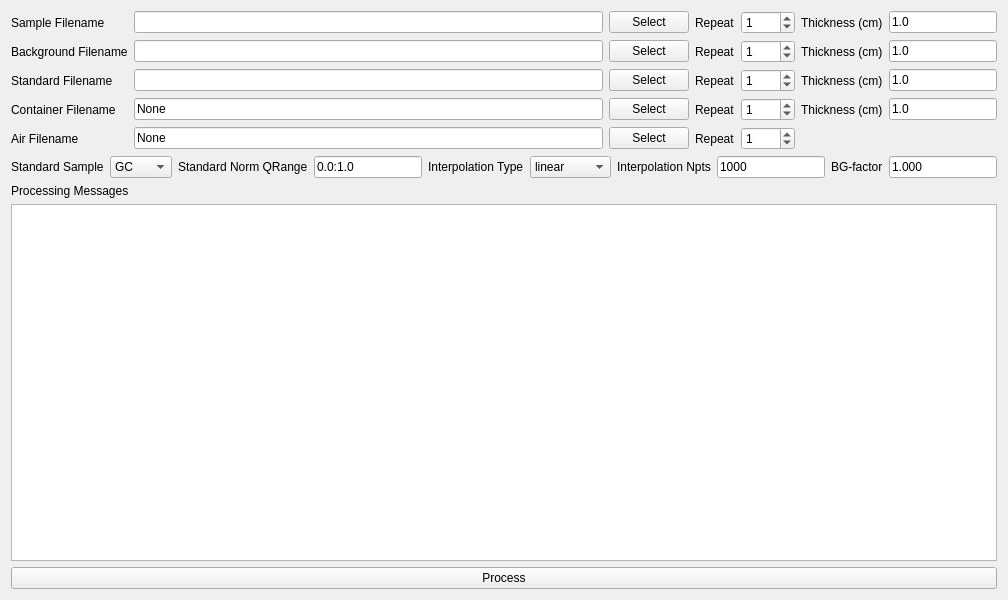
<?xml version="1.0" encoding="UTF-8"?>
<ui version="4.0">
 <class>Form</class>
 <widget class="QWidget" name="Form">
  <property name="geometry">
   <rect>
    <x>0</x>
    <y>0</y>
    <width>990</width>
    <height>600</height>
   </rect>
  </property>
  <property name="windowTitle">
   <string>Form</string>
  </property>
  <layout class="QHBoxLayout" name="horizontalLayout_2">
   <item>
    <layout class="QVBoxLayout" name="verticalLayout">
     <item>
      <layout class="QGridLayout" name="gridLayout">
       <item row="0" column="5">
        <widget class="QLabel" name="sampleThicknessLabel">
         <property name="text">
          <string>Thickness (cm)</string>
         </property>
        </widget>
       </item>
       <item row="0" column="3">
        <widget class="QLabel" name="sampleRepeatLabel">
         <property name="text">
          <string>Repeat</string>
         </property>
        </widget>
       </item>
       <item row="3" column="4">
        <widget class="QSpinBox" name="containerRepeatSpinBox">
         <property name="maximum">
          <number>1000</number>
         </property>
         <property name="value">
          <number>1</number>
         </property>
        </widget>
       </item>
       <item row="2" column="4">
        <widget class="QSpinBox" name="standardRepeatSpinBox">
         <property name="maximum">
          <number>1000</number>
         </property>
         <property name="value">
          <number>1</number>
         </property>
        </widget>
       </item>
       <item row="0" column="4">
        <widget class="QSpinBox" name="sampleRepeatSpinBox">
         <property name="maximum">
          <number>1000</number>
         </property>
         <property name="value">
          <number>1</number>
         </property>
        </widget>
       </item>
       <item row="0" column="0">
        <widget class="QLabel" name="sampleFnameLabel">
         <property name="text">
          <string>Sample Filename</string>
         </property>
        </widget>
       </item>
       <item row="1" column="2">
        <widget class="QPushButton" name="bkgFnamePushButton">
         <property name="text">
          <string>Select</string>
         </property>
        </widget>
       </item>
       <item row="2" column="0">
        <widget class="QLabel" name="standardFnameLabel">
         <property name="text">
          <string>Standard Filename</string>
         </property>
        </widget>
       </item>
       <item row="3" column="1">
        <widget class="QLineEdit" name="containerFnameLineEdit">
         <property name="text">
          <string>None</string>
         </property>
        </widget>
       </item>
       <item row="1" column="1">
        <widget class="QLineEdit" name="bkgFnameLineEdit"/>
       </item>
       <item row="2" column="1">
        <widget class="QLineEdit" name="standardFnameLineEdit"/>
       </item>
       <item row="1" column="0">
        <widget class="QLabel" name="bkgFnameLabel">
         <property name="text">
          <string>Background Filename</string>
         </property>
        </widget>
       </item>
       <item row="4" column="2">
        <widget class="QPushButton" name="airFnamePushButton">
         <property name="text">
          <string>Select</string>
         </property>
        </widget>
       </item>
       <item row="3" column="0">
        <widget class="QLabel" name="containerFnameLabel">
         <property name="text">
          <string>Container Filename</string>
         </property>
        </widget>
       </item>
       <item row="0" column="1">
        <widget class="QLineEdit" name="sampleFnameLineEdit"/>
       </item>
       <item row="3" column="2">
        <widget class="QPushButton" name="containerFnamePushButton">
         <property name="text">
          <string>Select</string>
         </property>
        </widget>
       </item>
       <item row="0" column="2">
        <widget class="QPushButton" name="sampleFnamePushButton">
         <property name="text">
          <string>Select</string>
         </property>
        </widget>
       </item>
       <item row="4" column="1">
        <widget class="QLineEdit" name="airFnameLineEdit">
         <property name="text">
          <string>None</string>
         </property>
        </widget>
       </item>
       <item row="2" column="2">
        <widget class="QPushButton" name="standardFnamePushButton">
         <property name="text">
          <string>Select</string>
         </property>
        </widget>
       </item>
       <item row="4" column="0">
        <widget class="QLabel" name="airFnameLabel">
         <property name="text">
          <string>Air Filename</string>
         </property>
        </widget>
       </item>
       <item row="3" column="3">
        <widget class="QLabel" name="containerRepeatLabel">
         <property name="text">
          <string>Repeat</string>
         </property>
        </widget>
       </item>
       <item row="4" column="3">
        <widget class="QLabel" name="airRepeatLabel">
         <property name="text">
          <string>Repeat</string>
         </property>
        </widget>
       </item>
       <item row="2" column="3">
        <widget class="QLabel" name="standardRepeatLabel">
         <property name="text">
          <string>Repeat</string>
         </property>
        </widget>
       </item>
       <item row="1" column="3">
        <widget class="QLabel" name="bkgRepeatLabel">
         <property name="text">
          <string>Repeat</string>
         </property>
        </widget>
       </item>
       <item row="1" column="4">
        <widget class="QSpinBox" name="bkgRepeatSpinBox">
         <property name="maximum">
          <number>1000</number>
         </property>
         <property name="value">
          <number>1</number>
         </property>
        </widget>
       </item>
       <item row="4" column="4">
        <widget class="QSpinBox" name="airRepeatSpinBox">
         <property name="maximum">
          <number>1000</number>
         </property>
         <property name="value">
          <number>1</number>
         </property>
        </widget>
       </item>
       <item row="0" column="6">
        <widget class="QLineEdit" name="sampleThicknessLineEdit">
         <property name="sizePolicy">
          <sizepolicy hsizetype="Fixed" vsizetype="Fixed">
           <horstretch>0</horstretch>
           <verstretch>0</verstretch>
          </sizepolicy>
         </property>
         <property name="text">
          <string>1.0</string>
         </property>
        </widget>
       </item>
       <item row="1" column="5">
        <widget class="QLabel" name="bkgThicknessLabel">
         <property name="text">
          <string>Thickness (cm)</string>
         </property>
        </widget>
       </item>
       <item row="2" column="5">
        <widget class="QLabel" name="standardThicknessLabel">
         <property name="text">
          <string>Thickness (cm)</string>
         </property>
        </widget>
       </item>
       <item row="3" column="5">
        <widget class="QLabel" name="containerThicknessLabel">
         <property name="text">
          <string>Thickness (cm)</string>
         </property>
        </widget>
       </item>
       <item row="1" column="6">
        <widget class="QLineEdit" name="bkgThicknessLineEdit">
         <property name="sizePolicy">
          <sizepolicy hsizetype="Fixed" vsizetype="Fixed">
           <horstretch>0</horstretch>
           <verstretch>0</verstretch>
          </sizepolicy>
         </property>
         <property name="text">
          <string>1.0</string>
         </property>
        </widget>
       </item>
       <item row="2" column="6">
        <widget class="QLineEdit" name="standardThicknessLineEdit">
         <property name="sizePolicy">
          <sizepolicy hsizetype="Fixed" vsizetype="Fixed">
           <horstretch>0</horstretch>
           <verstretch>0</verstretch>
          </sizepolicy>
         </property>
         <property name="text">
          <string>1.0</string>
         </property>
        </widget>
       </item>
       <item row="3" column="6">
        <widget class="QLineEdit" name="containerThicknessLineEdit">
         <property name="sizePolicy">
          <sizepolicy hsizetype="Fixed" vsizetype="Fixed">
           <horstretch>0</horstretch>
           <verstretch>0</verstretch>
          </sizepolicy>
         </property>
         <property name="text">
          <string>1.0</string>
         </property>
        </widget>
       </item>
      </layout>
     </item>
     <item>
      <layout class="QHBoxLayout" name="horizontalLayout">
       <item>
        <widget class="QLabel" name="standardLabel">
         <property name="text">
          <string>Standard Sample</string>
         </property>
        </widget>
       </item>
       <item>
        <widget class="QComboBox" name="standardComboBox">
         <item>
          <property name="text">
           <string>GC</string>
          </property>
         </item>
         <item>
          <property name="text">
           <string>Water</string>
          </property>
         </item>
        </widget>
       </item>
       <item>
        <spacer name="horizontalSpacer">
         <property name="orientation">
          <enum>Qt::Horizontal</enum>
         </property>
         <property name="sizeHint" stdset="0">
          <size>
           <width>40</width>
           <height>20</height>
          </size>
         </property>
        </spacer>
       </item>
       <item>
        <widget class="QLabel" name="standardNormRangeLabel">
         <property name="text">
          <string>Standard Norm QRange</string>
         </property>
        </widget>
       </item>
       <item>
        <widget class="QLineEdit" name="standardNormRangeLineEdit">
         <property name="sizePolicy">
          <sizepolicy hsizetype="Fixed" vsizetype="Fixed">
           <horstretch>0</horstretch>
           <verstretch>0</verstretch>
          </sizepolicy>
         </property>
         <property name="text">
          <string>0.0:1.0</string>
         </property>
        </widget>
       </item>
       <item>
        <spacer name="horizontalSpacer_2">
         <property name="orientation">
          <enum>Qt::Horizontal</enum>
         </property>
         <property name="sizeHint" stdset="0">
          <size>
           <width>40</width>
           <height>20</height>
          </size>
         </property>
        </spacer>
       </item>
       <item>
        <widget class="QLabel" name="interpTypeLbel">
         <property name="text">
          <string>Interpolation Type</string>
         </property>
        </widget>
       </item>
       <item>
        <widget class="QComboBox" name="interpTypeComboBox">
         <item>
          <property name="text">
           <string>linear</string>
          </property>
         </item>
         <item>
          <property name="text">
           <string>quadratic</string>
          </property>
         </item>
         <item>
          <property name="text">
           <string>cubic</string>
          </property>
         </item>
        </widget>
       </item>
       <item>
        <spacer name="horizontalSpacer_3">
         <property name="orientation">
          <enum>Qt::Horizontal</enum>
         </property>
         <property name="sizeHint" stdset="0">
          <size>
           <width>40</width>
           <height>20</height>
          </size>
         </property>
        </spacer>
       </item>
       <item>
        <widget class="QLabel" name="interpNptsLabel">
         <property name="text">
          <string>Interpolation Npts</string>
         </property>
        </widget>
       </item>
       <item>
        <widget class="QLineEdit" name="interpNptsLineEdit">
         <property name="sizePolicy">
          <sizepolicy hsizetype="Fixed" vsizetype="Fixed">
           <horstretch>0</horstretch>
           <verstretch>0</verstretch>
          </sizepolicy>
         </property>
         <property name="text">
          <string>1000</string>
         </property>
        </widget>
       </item>
       <item>
        <widget class="QLabel" name="bgFactorLabel">
         <property name="text">
          <string>BG-factor</string>
         </property>
        </widget>
       </item>
       <item>
        <widget class="QLineEdit" name="bgFactorLineEdit">
         <property name="sizePolicy">
          <sizepolicy hsizetype="Fixed" vsizetype="Fixed">
           <horstretch>0</horstretch>
           <verstretch>0</verstretch>
          </sizepolicy>
         </property>
         <property name="text">
          <string>1.000</string>
         </property>
        </widget>
       </item>
      </layout>
     </item>
     <item>
      <widget class="QLabel" name="processMessageLabel">
       <property name="text">
        <string>Processing Messages</string>
       </property>
      </widget>
     </item>
     <item>
      <widget class="QTextEdit" name="processMessageTextEdit"/>
     </item>
     <item>
      <widget class="QPushButton" name="processPushButton">
       <property name="text">
        <string>Process</string>
       </property>
      </widget>
     </item>
    </layout>
   </item>
  </layout>
 </widget>
 <resources/>
 <connections/>
</ui>
